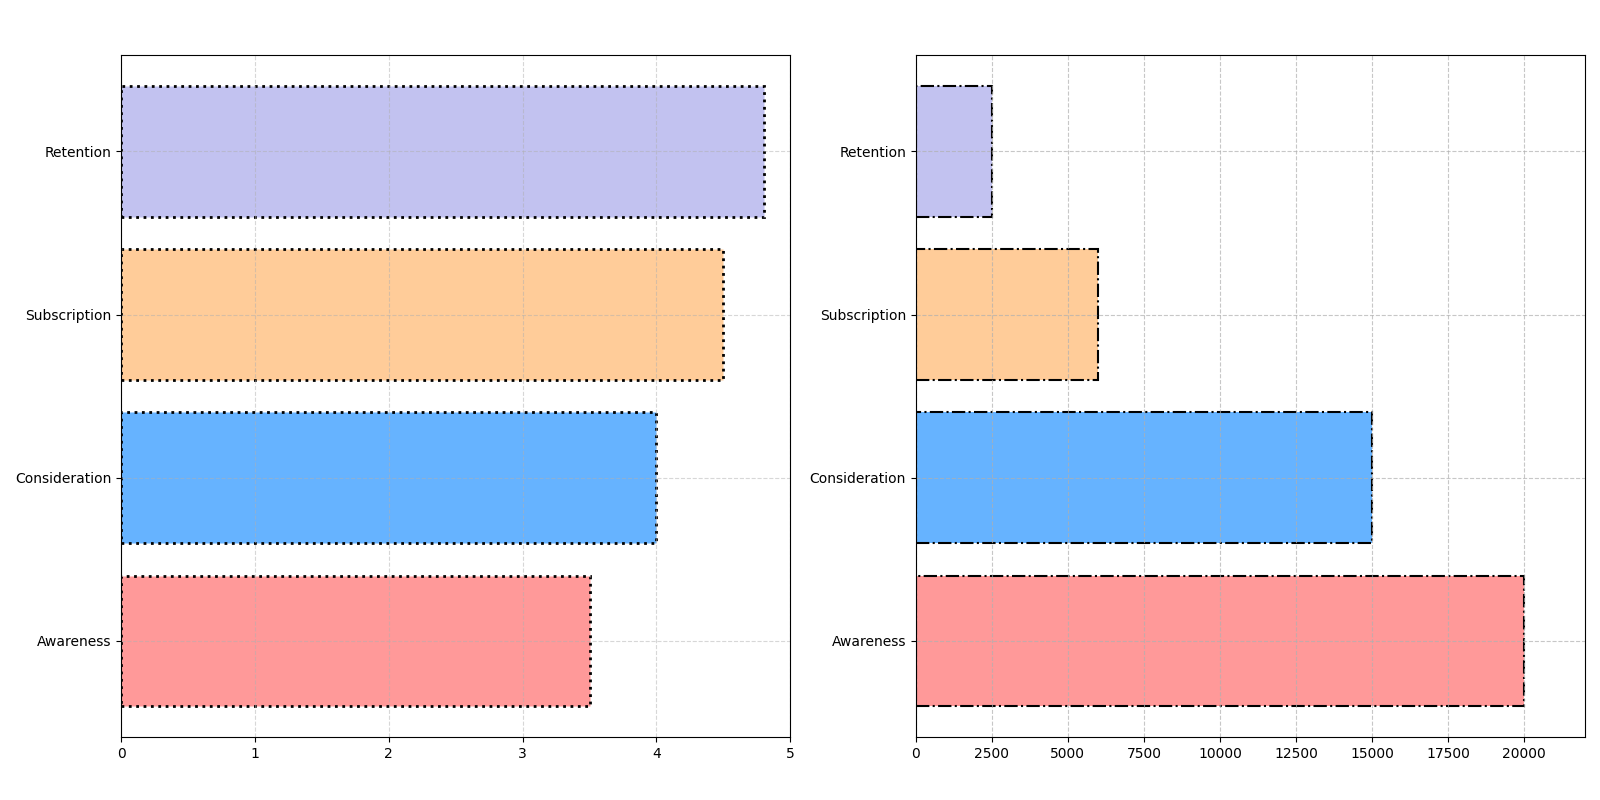

Source code (Python):
import matplotlib.pyplot as plt
import numpy as np

stages = ["Awareness", "Consideration", "Subscription", "Retention"]
user_counts = [20000, 15000, 6000, 2500]
average_ratings = [3.5, 4.0, 4.5, 4.8]
colors = ['#ff9999', '#66b3ff', '#ffcc99', '#c2c2f0']

fig, (ax1, ax2) = plt.subplots(1, 2, figsize=(16, 8))
plt.subplots_adjust(wspace=0.4)

# Horizontal Bar Chart for Average Ratings (switched with User Counts)
ax1.barh(stages, average_ratings, color=colors, edgecolor='black', linestyle=':', linewidth=2)
ax1.set_xlim(0, 5)
ax1.set_yticks(range(len(stages)))
ax1.grid(True, linestyle='--', alpha=0.5)

# Horizontal Bar Chart for User Counts (switched with Average Ratings)
ax2.barh(stages, user_counts, color=colors, edgecolor='black', linestyle='-.', linewidth=1.5)
ax2.set_xlim(0, max(user_counts) + 2000)
ax2.set_yticks(range(len(stages)))
ax2.grid(True, linestyle='--', alpha=0.7)

plt.tight_layout(rect=[0, 0.03, 1, 0.95])
plt.show()
